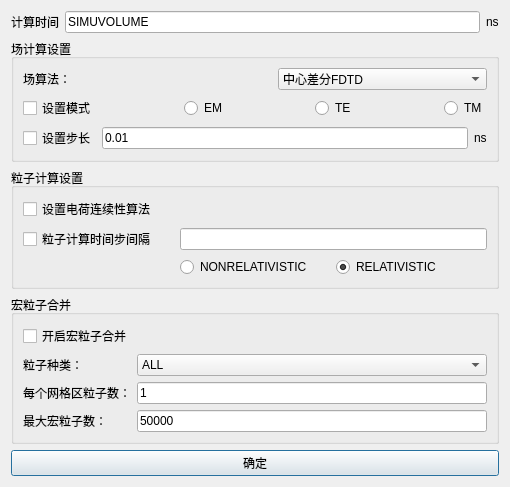
<?xml version="1.0" encoding="UTF-8"?>
<ui version="4.0">
 <class>Dialog_TimeDomainComputingSettingDlg</class>
 <widget class="QDialog" name="Dialog_TimeDomainComputingSettingDlg">
  <property name="windowModality">
   <enum>Qt::ApplicationModal</enum>
  </property>
  <property name="geometry">
   <rect>
    <x>0</x>
    <y>0</y>
    <width>510</width>
    <height>463</height>
   </rect>
  </property>
  <property name="minimumSize">
   <size>
    <width>0</width>
    <height>0</height>
   </size>
  </property>
  <property name="maximumSize">
   <size>
    <width>16777215</width>
    <height>16777215</height>
   </size>
  </property>
  <property name="windowTitle">
   <string>时域计算设置</string>
  </property>
  <layout class="QVBoxLayout" name="verticalLayout_2">
   <item>
    <layout class="QHBoxLayout" name="horizontalLayout">
     <item>
      <widget class="QLabel" name="label">
       <property name="text">
        <string>计算时间</string>
       </property>
      </widget>
     </item>
     <item>
      <widget class="QLineEdit" name="lineEdit_compute_time">
       <property name="text">
        <string>SIMUVOLUME</string>
       </property>
      </widget>
     </item>
     <item>
      <widget class="QLabel" name="label_3">
       <property name="text">
        <string>ns</string>
       </property>
      </widget>
     </item>
    </layout>
   </item>
   <item>
    <widget class="QGroupBox" name="groupBox_WorkSpace_X">
     <property name="title">
      <string>场计算设置</string>
     </property>
     <layout class="QGridLayout" name="gridLayout_2">
      <item row="1" column="0">
       <layout class="QHBoxLayout" name="horizontalLayout_start">
        <item>
         <widget class="QLabel" name="label_start">
          <property name="text">
           <string>场算法：</string>
          </property>
         </widget>
        </item>
        <item>
         <spacer name="horizontalSpacer">
          <property name="orientation">
           <enum>Qt::Horizontal</enum>
          </property>
          <property name="sizeType">
           <enum>QSizePolicy::Preferred</enum>
          </property>
          <property name="sizeHint" stdset="0">
           <size>
            <width>40</width>
            <height>20</height>
           </size>
          </property>
         </spacer>
        </item>
        <item>
         <widget class="StyledComboBox" name="comboBox_filed_arithmetic">
          <item>
           <property name="text">
            <string>中心差分FDTD</string>
           </property>
          </item>
          <item>
           <property name="text">
            <string>时偏FDTD</string>
           </property>
          </item>
          <item>
           <property name="text">
            <string>高Q值FDTD</string>
           </property>
          </item>
         </widget>
        </item>
       </layout>
      </item>
      <item row="3" column="0">
       <layout class="QHBoxLayout" name="horizontalLayout_end">
        <item>
         <widget class="QCheckBox" name="checkBox_setting_mode">
          <property name="text">
           <string>设置模式</string>
          </property>
         </widget>
        </item>
        <item>
         <spacer name="horizontalSpacer_2">
          <property name="orientation">
           <enum>Qt::Horizontal</enum>
          </property>
          <property name="sizeHint" stdset="0">
           <size>
            <width>40</width>
            <height>20</height>
           </size>
          </property>
         </spacer>
        </item>
        <item>
         <widget class="QRadioButton" name="radioButton_EM">
          <property name="text">
           <string>EM</string>
          </property>
         </widget>
        </item>
        <item>
         <spacer name="horizontalSpacer_3">
          <property name="orientation">
           <enum>Qt::Horizontal</enum>
          </property>
          <property name="sizeHint" stdset="0">
           <size>
            <width>40</width>
            <height>20</height>
           </size>
          </property>
         </spacer>
        </item>
        <item>
         <widget class="QRadioButton" name="radioButton_TE">
          <property name="text">
           <string>TE</string>
          </property>
         </widget>
        </item>
        <item>
         <spacer name="horizontalSpacer_4">
          <property name="orientation">
           <enum>Qt::Horizontal</enum>
          </property>
          <property name="sizeHint" stdset="0">
           <size>
            <width>40</width>
            <height>20</height>
           </size>
          </property>
         </spacer>
        </item>
        <item>
         <widget class="QRadioButton" name="radioButton_TM">
          <property name="text">
           <string>TM</string>
          </property>
         </widget>
        </item>
       </layout>
      </item>
      <item row="2" column="0">
       <spacer name="verticalSpacer">
        <property name="orientation">
         <enum>Qt::Vertical</enum>
        </property>
        <property name="sizeHint" stdset="0">
         <size>
          <width>20</width>
          <height>40</height>
         </size>
        </property>
       </spacer>
      </item>
      <item row="0" column="0">
       <spacer name="verticalSpacer_4">
        <property name="orientation">
         <enum>Qt::Vertical</enum>
        </property>
        <property name="sizeHint" stdset="0">
         <size>
          <width>20</width>
          <height>40</height>
         </size>
        </property>
       </spacer>
      </item>
      <item row="4" column="0">
       <spacer name="verticalSpacer_5">
        <property name="orientation">
         <enum>Qt::Vertical</enum>
        </property>
        <property name="sizeHint" stdset="0">
         <size>
          <width>20</width>
          <height>40</height>
         </size>
        </property>
       </spacer>
      </item>
      <item row="5" column="0">
       <layout class="QHBoxLayout" name="horizontalLayout_end_2">
        <item>
         <widget class="QCheckBox" name="checkBox_setting_stride">
          <property name="text">
           <string>设置步长</string>
          </property>
         </widget>
        </item>
        <item>
         <widget class="QLineEdit" name="lineEdit_setting_stride">
          <property name="text">
           <string>0.01</string>
          </property>
         </widget>
        </item>
        <item>
         <widget class="QLabel" name="label_2">
          <property name="text">
           <string>ns</string>
          </property>
         </widget>
        </item>
       </layout>
      </item>
      <item row="6" column="0">
       <spacer name="verticalSpacer_6">
        <property name="orientation">
         <enum>Qt::Vertical</enum>
        </property>
        <property name="sizeHint" stdset="0">
         <size>
          <width>20</width>
          <height>40</height>
         </size>
        </property>
       </spacer>
      </item>
     </layout>
    </widget>
   </item>
   <item>
    <widget class="QGroupBox" name="groupBox_WorkSpace_Y">
     <property name="title">
      <string>粒子计算设置</string>
     </property>
     <layout class="QVBoxLayout" name="verticalLayout_3">
      <item>
       <spacer name="verticalSpacer_3">
        <property name="orientation">
         <enum>Qt::Vertical</enum>
        </property>
        <property name="sizeHint" stdset="0">
         <size>
          <width>20</width>
          <height>40</height>
         </size>
        </property>
       </spacer>
      </item>
      <item>
       <layout class="QGridLayout" name="gridLayout_4">
        <item row="2" column="0">
         <widget class="QCheckBox" name="checkBox_setting_step">
          <property name="text">
           <string>粒子计算时间步间隔</string>
          </property>
         </widget>
        </item>
        <item row="1" column="0">
         <widget class="QCheckBox" name="checkBox_setting_chargeContinuity">
          <property name="text">
           <string>设置电荷连续性算法</string>
          </property>
         </widget>
        </item>
        <item row="3" column="1">
         <widget class="QRadioButton" name="radioButton_nonre">
          <property name="text">
           <string>NONRELATIVISTIC</string>
          </property>
         </widget>
        </item>
        <item row="3" column="2">
         <widget class="QRadioButton" name="radioButton_re">
          <property name="text">
           <string>RELATIVISTIC</string>
          </property>
          <property name="checked">
           <bool>true</bool>
          </property>
         </widget>
        </item>
        <item row="2" column="1" colspan="2">
         <widget class="QLineEdit" name="lineEdit_setting_step"/>
        </item>
       </layout>
      </item>
      <item>
       <spacer name="verticalSpacer_2">
        <property name="orientation">
         <enum>Qt::Vertical</enum>
        </property>
        <property name="sizeHint" stdset="0">
         <size>
          <width>20</width>
          <height>40</height>
         </size>
        </property>
       </spacer>
      </item>
     </layout>
    </widget>
   </item>
   <item>
    <widget class="QGroupBox" name="groupBox_WorkSpace_Y_2">
     <property name="title">
      <string>宏粒子合并</string>
     </property>
     <layout class="QVBoxLayout" name="verticalLayout">
      <item>
       <layout class="QHBoxLayout" name="horizontalLayout_start_6">
        <item>
         <widget class="QCheckBox" name="checkBox_part">
          <property name="text">
           <string>开启宏粒子合并</string>
          </property>
         </widget>
        </item>
       </layout>
      </item>
      <item>
       <layout class="QGridLayout" name="gridLayout">
        <item row="2" column="1">
         <widget class="QLineEdit" name="lineEdit_max">
          <property name="text">
           <string>50000</string>
          </property>
         </widget>
        </item>
        <item row="1" column="0">
         <widget class="QLabel" name="label_5">
          <property name="text">
           <string>每个网格区粒子数：</string>
          </property>
         </widget>
        </item>
        <item row="2" column="0">
         <widget class="QLabel" name="label_4">
          <property name="text">
           <string>最大宏粒子数：</string>
          </property>
         </widget>
        </item>
        <item row="1" column="1">
         <widget class="QLineEdit" name="lineEdit_every">
          <property name="text">
           <string>1</string>
          </property>
         </widget>
        </item>
        <item row="0" column="1">
         <widget class="QComboBox" name="comboBox">
          <item>
           <property name="text">
            <string>ALL</string>
           </property>
          </item>
          <item>
           <property name="text">
            <string>IONS</string>
           </property>
          </item>
          <item>
           <property name="text">
            <string>ELECTRON</string>
           </property>
          </item>
          <item>
           <property name="text">
            <string>PROTON</string>
           </property>
          </item>
         </widget>
        </item>
        <item row="0" column="0">
         <widget class="QLabel" name="label_6">
          <property name="text">
           <string>粒子种类：</string>
          </property>
         </widget>
        </item>
       </layout>
      </item>
     </layout>
    </widget>
   </item>
   <item>
    <layout class="QHBoxLayout" name="horizontalLayout_10">
     <item>
      <widget class="QPushButton" name="pushButton_ok">
       <property name="text">
        <string>确定</string>
       </property>
      </widget>
     </item>
    </layout>
   </item>
  </layout>
 </widget>
 <customwidgets>
  <customwidget>
   <class>StyledComboBox</class>
   <extends>QComboBox</extends>
   <header>StyledComboBox.h</header>
  </customwidget>
 </customwidgets>
 <tabstops>
  <tabstop>pushButton_ok</tabstop>
  <tabstop>lineEdit_compute_time</tabstop>
  <tabstop>comboBox_filed_arithmetic</tabstop>
  <tabstop>checkBox_setting_mode</tabstop>
  <tabstop>radioButton_EM</tabstop>
  <tabstop>radioButton_TE</tabstop>
  <tabstop>radioButton_TM</tabstop>
  <tabstop>checkBox_setting_stride</tabstop>
  <tabstop>lineEdit_setting_stride</tabstop>
  <tabstop>checkBox_setting_chargeContinuity</tabstop>
  <tabstop>checkBox_setting_step</tabstop>
  <tabstop>lineEdit_setting_step</tabstop>
  <tabstop>radioButton_nonre</tabstop>
  <tabstop>radioButton_re</tabstop>
  <tabstop>checkBox_part</tabstop>
  <tabstop>comboBox</tabstop>
  <tabstop>lineEdit_every</tabstop>
  <tabstop>lineEdit_max</tabstop>
 </tabstops>
 <resources/>
 <connections/>
</ui>
